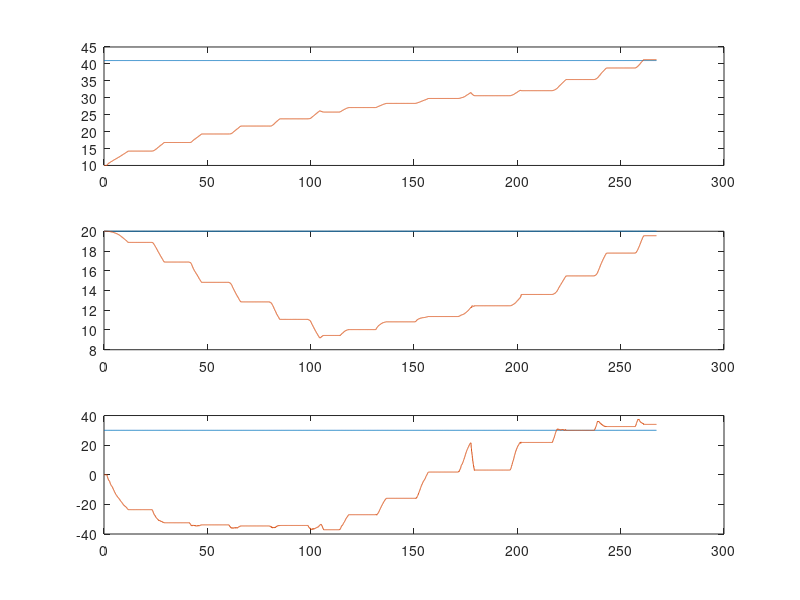

Source code (MATLAB):
% load TSC10D.txt;
% x = TSC10D(:,1);
% y = TSC10D(:,2);
% plot(x,y)
% hold on
% load TSC10S.txt;
% x2 = TSC10S(:,1);
% y2 = TSC10S(:,2);
% plot(x2,y2)
% 
% load TSC10Up.txt;
% x3 = TSC10Up(:,1);
% y3 = TSC10Up(:,2);
% plot(x3,y3)
% 
% 
% % load Straight4.txt;
% % x4 = Straight4(:,1);
% % y4 = Straight4(:,2);
% % plot(x4,y4)
% % 
% % load Straight5.txt;
% % x5 = Straight5(:,1);
% % y5 = Straight5(:,2);
% % plot(x5,y5)
% line([11 30] , [0 0]);
% hold off
% load OrientationCont2.txt;
% x = OrientationCont2(:,1);
% y = OrientationCont2(:,2);
% z = OrientationCont2(:,3);
% plot(x,y)
% hold on
% plot (x,z)
% 
% load OrientationCont3.txt;
% x2 = OrientationCont3(:,1);
% y2 = OrientationCont3(:,2);
% z2 = OrientationCont3(:,3);
% plot(x2,y2)
% 
% plot (x2,z2)
% load OrientationCont4.txt;
% x3 = OrientationCont4(:,1);
% y3 = OrientationCont4(:,2);
% z3 = OrientationCont4(:,3);
% plot(x3,y3)
% 
% plot (x3,z3)
% hold off


% load PivotFull.txt;
% x3 = PivotFull(:,1);
% y3 = PivotFull(:,2);
% plot(x3,y3, 'color', 'red')
% hold on
% load PivotHalf.txt;
% x2 = PivotHalf(:,1);
% y2 = PivotHalf(:,2);
% plot(x2,y2, 'color', 'blue')
% 
% 
% 
% load PivotQuart.txt;
% x = PivotQuart(:,1);
% y = PivotQuart(:,2);
% 
% plot(x,y, 'color','green')
% 
% load PivotZero.txt;
% x4 = PivotZero(:,1);
% y4 = PivotZero(:,2);
% 
% plot(x4,y4, 'color', 'cyan')
% hold off


% load Straight30C7.txt;
% x4 = Straight30C7(:,1);
% y4 = Straight30C7(:,2)* 180/ pi;
% plot(x4,y4)
% hold on
% line([10 35] , [0 0]);
% 
% load StraightN30C7.txt;
% x5 = StraightN30C7(:,1);
% y5 = StraightN30C7(:,2)* 180/ pi;
% plot(x5,y5)
% load Straight15C7.txt;
% x3 = Straight15C7(:,1);
% y3 = Straight15C7(:,2)* 180/ pi;
% plot(x3,y3)
% 
% 
% load StraightN15C7.txt;
% x2 = StraightN15C7(:,1);
% y2 = StraightN15C7(:,2)* 180/ pi;
% plot(x2,y2)
% load Straight0C7.txt;
% x = Straight0C7(:,1);
% y = Straight0C7(:,2);
% plot(x,y)

% load High.txt;
% x1 = 17- High(:,1);
% y1 = High(:,2);
% t = High(:,3);
% plot(t, atan2(y1,x1)*180/ pi);
% 
% load TSC10S.txt;
% x2 = TSC10S(:,1);
% y2 = TSC10S(:,2)* 180 / pi;
% plot(x2,y2)
% hold off

load New1.txt;
t = New1(:,1);
goalx = New1(:,2);
X = New1(:,3);
goaly = New1(:,4);
Y = New1(:,5);
goalAng = New1(:,6);
Ang = New1(:,7);

subplot(3,1,1)
plot(t,goalx);
hold on
plot(t,X);
hold off

subplot(3,1,2)
plot(t,goaly);
hold on
plot(t,Y);
hold off

subplot(3,1,3)
plot(t,goalAng);
hold on
plot(t,Ang);
hold off


